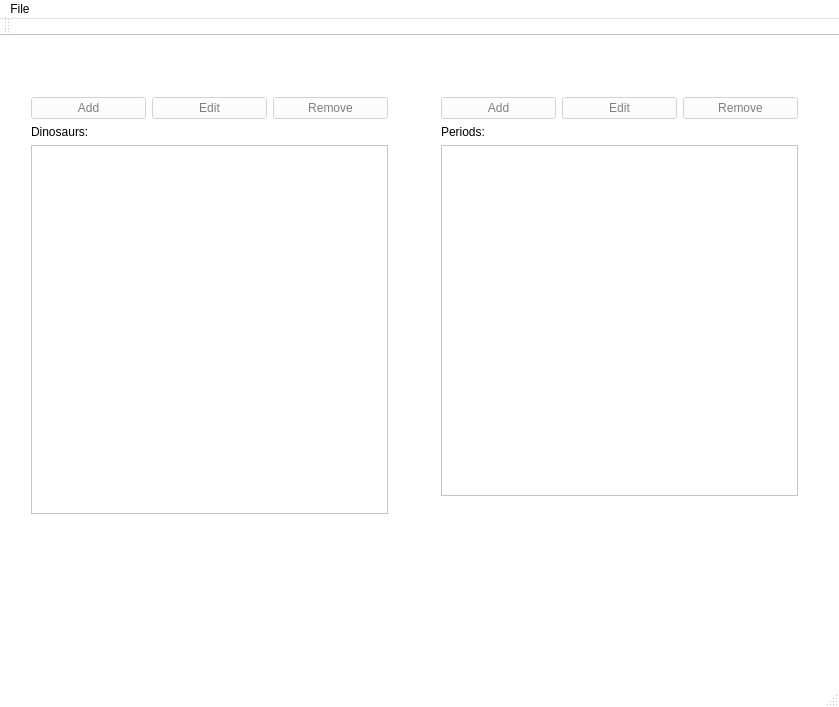
<?xml version="1.0" encoding="UTF-8"?>
<ui version="4.0">
 <class>MainWindow</class>
 <widget class="QMainWindow" name="MainWindow">
  <property name="geometry">
   <rect>
    <x>0</x>
    <y>0</y>
    <width>839</width>
    <height>707</height>
   </rect>
  </property>
  <property name="palette">
   <palette>
    <active>
     <colorrole role="WindowText">
      <brush brushstyle="SolidPattern">
       <color alpha="255">
        <red>0</red>
        <green>0</green>
        <blue>0</blue>
       </color>
      </brush>
     </colorrole>
     <colorrole role="Button">
      <brush brushstyle="SolidPattern">
       <color alpha="255">
        <red>255</red>
        <green>255</green>
        <blue>255</blue>
       </color>
      </brush>
     </colorrole>
     <colorrole role="Light">
      <brush brushstyle="SolidPattern">
       <color alpha="255">
        <red>255</red>
        <green>255</green>
        <blue>255</blue>
       </color>
      </brush>
     </colorrole>
     <colorrole role="Midlight">
      <brush brushstyle="SolidPattern">
       <color alpha="255">
        <red>255</red>
        <green>255</green>
        <blue>255</blue>
       </color>
      </brush>
     </colorrole>
     <colorrole role="Dark">
      <brush brushstyle="SolidPattern">
       <color alpha="255">
        <red>127</red>
        <green>127</green>
        <blue>127</blue>
       </color>
      </brush>
     </colorrole>
     <colorrole role="Mid">
      <brush brushstyle="SolidPattern">
       <color alpha="255">
        <red>170</red>
        <green>170</green>
        <blue>170</blue>
       </color>
      </brush>
     </colorrole>
     <colorrole role="Text">
      <brush brushstyle="SolidPattern">
       <color alpha="255">
        <red>0</red>
        <green>0</green>
        <blue>0</blue>
       </color>
      </brush>
     </colorrole>
     <colorrole role="BrightText">
      <brush brushstyle="SolidPattern">
       <color alpha="255">
        <red>255</red>
        <green>255</green>
        <blue>255</blue>
       </color>
      </brush>
     </colorrole>
     <colorrole role="ButtonText">
      <brush brushstyle="SolidPattern">
       <color alpha="255">
        <red>0</red>
        <green>0</green>
        <blue>0</blue>
       </color>
      </brush>
     </colorrole>
     <colorrole role="Base">
      <brush brushstyle="SolidPattern">
       <color alpha="255">
        <red>255</red>
        <green>255</green>
        <blue>255</blue>
       </color>
      </brush>
     </colorrole>
     <colorrole role="Window">
      <brush brushstyle="SolidPattern">
       <color alpha="255">
        <red>255</red>
        <green>255</green>
        <blue>255</blue>
       </color>
      </brush>
     </colorrole>
     <colorrole role="Shadow">
      <brush brushstyle="SolidPattern">
       <color alpha="255">
        <red>0</red>
        <green>0</green>
        <blue>0</blue>
       </color>
      </brush>
     </colorrole>
     <colorrole role="AlternateBase">
      <brush brushstyle="SolidPattern">
       <color alpha="255">
        <red>255</red>
        <green>255</green>
        <blue>255</blue>
       </color>
      </brush>
     </colorrole>
     <colorrole role="ToolTipBase">
      <brush brushstyle="SolidPattern">
       <color alpha="255">
        <red>255</red>
        <green>255</green>
        <blue>220</blue>
       </color>
      </brush>
     </colorrole>
     <colorrole role="ToolTipText">
      <brush brushstyle="SolidPattern">
       <color alpha="255">
        <red>0</red>
        <green>0</green>
        <blue>0</blue>
       </color>
      </brush>
     </colorrole>
    </active>
    <inactive>
     <colorrole role="WindowText">
      <brush brushstyle="SolidPattern">
       <color alpha="255">
        <red>0</red>
        <green>0</green>
        <blue>0</blue>
       </color>
      </brush>
     </colorrole>
     <colorrole role="Button">
      <brush brushstyle="SolidPattern">
       <color alpha="255">
        <red>255</red>
        <green>255</green>
        <blue>255</blue>
       </color>
      </brush>
     </colorrole>
     <colorrole role="Light">
      <brush brushstyle="SolidPattern">
       <color alpha="255">
        <red>255</red>
        <green>255</green>
        <blue>255</blue>
       </color>
      </brush>
     </colorrole>
     <colorrole role="Midlight">
      <brush brushstyle="SolidPattern">
       <color alpha="255">
        <red>255</red>
        <green>255</green>
        <blue>255</blue>
       </color>
      </brush>
     </colorrole>
     <colorrole role="Dark">
      <brush brushstyle="SolidPattern">
       <color alpha="255">
        <red>127</red>
        <green>127</green>
        <blue>127</blue>
       </color>
      </brush>
     </colorrole>
     <colorrole role="Mid">
      <brush brushstyle="SolidPattern">
       <color alpha="255">
        <red>170</red>
        <green>170</green>
        <blue>170</blue>
       </color>
      </brush>
     </colorrole>
     <colorrole role="Text">
      <brush brushstyle="SolidPattern">
       <color alpha="255">
        <red>0</red>
        <green>0</green>
        <blue>0</blue>
       </color>
      </brush>
     </colorrole>
     <colorrole role="BrightText">
      <brush brushstyle="SolidPattern">
       <color alpha="255">
        <red>255</red>
        <green>255</green>
        <blue>255</blue>
       </color>
      </brush>
     </colorrole>
     <colorrole role="ButtonText">
      <brush brushstyle="SolidPattern">
       <color alpha="255">
        <red>0</red>
        <green>0</green>
        <blue>0</blue>
       </color>
      </brush>
     </colorrole>
     <colorrole role="Base">
      <brush brushstyle="SolidPattern">
       <color alpha="255">
        <red>255</red>
        <green>255</green>
        <blue>255</blue>
       </color>
      </brush>
     </colorrole>
     <colorrole role="Window">
      <brush brushstyle="SolidPattern">
       <color alpha="255">
        <red>255</red>
        <green>255</green>
        <blue>255</blue>
       </color>
      </brush>
     </colorrole>
     <colorrole role="Shadow">
      <brush brushstyle="SolidPattern">
       <color alpha="255">
        <red>0</red>
        <green>0</green>
        <blue>0</blue>
       </color>
      </brush>
     </colorrole>
     <colorrole role="AlternateBase">
      <brush brushstyle="SolidPattern">
       <color alpha="255">
        <red>255</red>
        <green>255</green>
        <blue>255</blue>
       </color>
      </brush>
     </colorrole>
     <colorrole role="ToolTipBase">
      <brush brushstyle="SolidPattern">
       <color alpha="255">
        <red>255</red>
        <green>255</green>
        <blue>220</blue>
       </color>
      </brush>
     </colorrole>
     <colorrole role="ToolTipText">
      <brush brushstyle="SolidPattern">
       <color alpha="255">
        <red>0</red>
        <green>0</green>
        <blue>0</blue>
       </color>
      </brush>
     </colorrole>
    </inactive>
    <disabled>
     <colorrole role="WindowText">
      <brush brushstyle="SolidPattern">
       <color alpha="255">
        <red>127</red>
        <green>127</green>
        <blue>127</blue>
       </color>
      </brush>
     </colorrole>
     <colorrole role="Button">
      <brush brushstyle="SolidPattern">
       <color alpha="255">
        <red>255</red>
        <green>255</green>
        <blue>255</blue>
       </color>
      </brush>
     </colorrole>
     <colorrole role="Light">
      <brush brushstyle="SolidPattern">
       <color alpha="255">
        <red>255</red>
        <green>255</green>
        <blue>255</blue>
       </color>
      </brush>
     </colorrole>
     <colorrole role="Midlight">
      <brush brushstyle="SolidPattern">
       <color alpha="255">
        <red>255</red>
        <green>255</green>
        <blue>255</blue>
       </color>
      </brush>
     </colorrole>
     <colorrole role="Dark">
      <brush brushstyle="SolidPattern">
       <color alpha="255">
        <red>127</red>
        <green>127</green>
        <blue>127</blue>
       </color>
      </brush>
     </colorrole>
     <colorrole role="Mid">
      <brush brushstyle="SolidPattern">
       <color alpha="255">
        <red>170</red>
        <green>170</green>
        <blue>170</blue>
       </color>
      </brush>
     </colorrole>
     <colorrole role="Text">
      <brush brushstyle="SolidPattern">
       <color alpha="255">
        <red>127</red>
        <green>127</green>
        <blue>127</blue>
       </color>
      </brush>
     </colorrole>
     <colorrole role="BrightText">
      <brush brushstyle="SolidPattern">
       <color alpha="255">
        <red>255</red>
        <green>255</green>
        <blue>255</blue>
       </color>
      </brush>
     </colorrole>
     <colorrole role="ButtonText">
      <brush brushstyle="SolidPattern">
       <color alpha="255">
        <red>127</red>
        <green>127</green>
        <blue>127</blue>
       </color>
      </brush>
     </colorrole>
     <colorrole role="Base">
      <brush brushstyle="SolidPattern">
       <color alpha="255">
        <red>255</red>
        <green>255</green>
        <blue>255</blue>
       </color>
      </brush>
     </colorrole>
     <colorrole role="Window">
      <brush brushstyle="SolidPattern">
       <color alpha="255">
        <red>255</red>
        <green>255</green>
        <blue>255</blue>
       </color>
      </brush>
     </colorrole>
     <colorrole role="Shadow">
      <brush brushstyle="SolidPattern">
       <color alpha="255">
        <red>0</red>
        <green>0</green>
        <blue>0</blue>
       </color>
      </brush>
     </colorrole>
     <colorrole role="AlternateBase">
      <brush brushstyle="SolidPattern">
       <color alpha="255">
        <red>255</red>
        <green>255</green>
        <blue>255</blue>
       </color>
      </brush>
     </colorrole>
     <colorrole role="ToolTipBase">
      <brush brushstyle="SolidPattern">
       <color alpha="255">
        <red>255</red>
        <green>255</green>
        <blue>220</blue>
       </color>
      </brush>
     </colorrole>
     <colorrole role="ToolTipText">
      <brush brushstyle="SolidPattern">
       <color alpha="255">
        <red>0</red>
        <green>0</green>
        <blue>0</blue>
       </color>
      </brush>
     </colorrole>
    </disabled>
   </palette>
  </property>
  <property name="windowTitle">
   <string>Lab9</string>
  </property>
  <widget class="QWidget" name="centralWidget">
   <widget class="QWidget" name="verticalLayoutWidget_4">
    <property name="geometry">
     <rect>
      <x>430</x>
      <y>50</y>
      <width>379</width>
      <height>539</height>
     </rect>
    </property>
    <layout class="QVBoxLayout" name="verticalLayout_p" stretch="0,0,5,0">
     <property name="spacing">
      <number>6</number>
     </property>
     <item>
      <layout class="QHBoxLayout" name="horizontalLayout_2">
       <item>
        <widget class="QPushButton" name="add2">
         <property name="enabled">
          <bool>false</bool>
         </property>
         <property name="text">
          <string>Add</string>
         </property>
        </widget>
       </item>
       <item>
        <widget class="QPushButton" name="edit2">
         <property name="enabled">
          <bool>false</bool>
         </property>
         <property name="text">
          <string>Edit</string>
         </property>
        </widget>
       </item>
       <item>
        <widget class="QPushButton" name="remove2">
         <property name="enabled">
          <bool>false</bool>
         </property>
         <property name="text">
          <string>Remove</string>
         </property>
        </widget>
       </item>
      </layout>
     </item>
     <item>
      <widget class="QLabel" name="objects2">
       <property name="text">
        <string>Periods:</string>
       </property>
      </widget>
     </item>
     <item>
      <widget class="QListWidget" name="listWidget2"/>
     </item>
     <item>
      <layout class="QVBoxLayout" name="verticalLayout_5" stretch="0,0">
       <item>
        <widget class="QLabel" name="lselected_2">
         <property name="enabled">
          <bool>true</bool>
         </property>
         <property name="text">
          <string/>
         </property>
        </widget>
       </item>
       <item>
        <layout class="QHBoxLayout" name="horizontalLayout_4" stretch="3,9">
         <property name="sizeConstraint">
          <enum>QLayout::SetFixedSize</enum>
         </property>
         <item>
          <layout class="QVBoxLayout" name="verticalLayout_4">
           <property name="sizeConstraint">
            <enum>QLayout::SetFixedSize</enum>
           </property>
           <item>
            <widget class="QLabel" name="lplname">
             <property name="enabled">
              <bool>true</bool>
             </property>
             <property name="text">
              <string/>
             </property>
            </widget>
           </item>
           <item>
            <widget class="QLabel" name="lpltime">
             <property name="enabled">
              <bool>true</bool>
             </property>
             <property name="text">
              <string/>
             </property>
            </widget>
           </item>
           <item>
            <spacer name="verticalSpacer">
             <property name="orientation">
              <enum>Qt::Vertical</enum>
             </property>
             <property name="sizeHint" stdset="0">
              <size>
               <width>20</width>
               <height>58</height>
              </size>
             </property>
            </spacer>
           </item>
          </layout>
         </item>
         <item>
          <layout class="QVBoxLayout" name="verticalLayout_7">
           <property name="sizeConstraint">
            <enum>QLayout::SetFixedSize</enum>
           </property>
           <item>
            <widget class="QLabel" name="lpname">
             <property name="font">
              <font>
               <family>Ubuntu</family>
               <weight>75</weight>
               <bold>true</bold>
              </font>
             </property>
             <property name="text">
              <string/>
             </property>
            </widget>
           </item>
           <item>
            <widget class="QLabel" name="lptime">
             <property name="font">
              <font>
               <family>Ubuntu</family>
               <weight>75</weight>
               <bold>true</bold>
              </font>
             </property>
             <property name="text">
              <string/>
             </property>
            </widget>
           </item>
           <item>
            <spacer name="verticalSpacer_2">
             <property name="orientation">
              <enum>Qt::Vertical</enum>
             </property>
             <property name="sizeHint" stdset="0">
              <size>
               <width>20</width>
               <height>58</height>
              </size>
             </property>
            </spacer>
           </item>
          </layout>
         </item>
        </layout>
       </item>
      </layout>
     </item>
    </layout>
   </widget>
   <widget class="QWidget" name="verticalLayoutWidget_3">
    <property name="geometry">
     <rect>
      <x>20</x>
      <y>50</y>
      <width>379</width>
      <height>539</height>
     </rect>
    </property>
    <layout class="QVBoxLayout" name="verticalLayout_d">
     <item>
      <layout class="QHBoxLayout" name="horizontalLayout">
       <item>
        <widget class="QPushButton" name="add">
         <property name="enabled">
          <bool>false</bool>
         </property>
         <property name="text">
          <string>Add</string>
         </property>
        </widget>
       </item>
       <item>
        <widget class="QPushButton" name="edit">
         <property name="enabled">
          <bool>false</bool>
         </property>
         <property name="text">
          <string>Edit</string>
         </property>
        </widget>
       </item>
       <item>
        <widget class="QPushButton" name="remove">
         <property name="enabled">
          <bool>false</bool>
         </property>
         <property name="text">
          <string>Remove</string>
         </property>
        </widget>
       </item>
      </layout>
     </item>
     <item>
      <widget class="QLabel" name="objects">
       <property name="text">
        <string>Dinosaurs:</string>
       </property>
      </widget>
     </item>
     <item>
      <widget class="QListWidget" name="listWidget"/>
     </item>
     <item>
      <layout class="QVBoxLayout" name="verticalLayout_2" stretch="0,0">
       <item>
        <widget class="QLabel" name="lselected">
         <property name="enabled">
          <bool>true</bool>
         </property>
         <property name="text">
          <string/>
         </property>
        </widget>
       </item>
       <item>
        <layout class="QHBoxLayout" name="horizontalLayout_3" stretch="3,9">
         <property name="sizeConstraint">
          <enum>QLayout::SetFixedSize</enum>
         </property>
         <item>
          <layout class="QVBoxLayout" name="verticalLayout">
           <property name="sizeConstraint">
            <enum>QLayout::SetFixedSize</enum>
           </property>
           <item>
            <widget class="QLabel" name="ldlname">
             <property name="enabled">
              <bool>true</bool>
             </property>
             <property name="text">
              <string/>
             </property>
            </widget>
           </item>
           <item>
            <widget class="QLabel" name="ldlfam">
             <property name="enabled">
              <bool>true</bool>
             </property>
             <property name="text">
              <string/>
             </property>
            </widget>
           </item>
           <item>
            <widget class="QLabel" name="ldldisc">
             <property name="enabled">
              <bool>true</bool>
             </property>
             <property name="text">
              <string/>
             </property>
            </widget>
           </item>
           <item>
            <widget class="QLabel" name="ldlmass">
             <property name="enabled">
              <bool>true</bool>
             </property>
             <property name="text">
              <string/>
             </property>
            </widget>
           </item>
          </layout>
         </item>
         <item>
          <layout class="QVBoxLayout" name="verticalLayout_3">
           <property name="sizeConstraint">
            <enum>QLayout::SetFixedSize</enum>
           </property>
           <item>
            <widget class="QLabel" name="ldname">
             <property name="font">
              <font>
               <weight>75</weight>
               <bold>true</bold>
              </font>
             </property>
             <property name="text">
              <string/>
             </property>
            </widget>
           </item>
           <item>
            <widget class="QLabel" name="ldfam">
             <property name="font">
              <font>
               <weight>75</weight>
               <bold>true</bold>
              </font>
             </property>
             <property name="text">
              <string/>
             </property>
            </widget>
           </item>
           <item>
            <widget class="QLabel" name="lddisc">
             <property name="font">
              <font>
               <weight>75</weight>
               <bold>true</bold>
              </font>
             </property>
             <property name="text">
              <string/>
             </property>
            </widget>
           </item>
           <item>
            <widget class="QLabel" name="ldmass">
             <property name="font">
              <font>
               <weight>75</weight>
               <bold>true</bold>
              </font>
             </property>
             <property name="text">
              <string/>
             </property>
            </widget>
           </item>
          </layout>
         </item>
        </layout>
       </item>
      </layout>
     </item>
    </layout>
   </widget>
  </widget>
  <widget class="QMenuBar" name="menuBar">
   <property name="geometry">
    <rect>
     <x>0</x>
     <y>0</y>
     <width>839</width>
     <height>22</height>
    </rect>
   </property>
   <widget class="QMenu" name="menuFile">
    <property name="title">
     <string>File</string>
    </property>
    <addaction name="actionOption2"/>
    <addaction name="separator"/>
    <addaction name="actionExit"/>
   </widget>
   <addaction name="menuFile"/>
  </widget>
  <widget class="QToolBar" name="mainToolBar">
   <attribute name="toolBarArea">
    <enum>TopToolBarArea</enum>
   </attribute>
   <attribute name="toolBarBreak">
    <bool>false</bool>
   </attribute>
  </widget>
  <widget class="QStatusBar" name="statusBar"/>
  <action name="actionOption1">
   <property name="text">
    <string>New storage...</string>
   </property>
   <property name="shortcut">
    <string>Ctrl+N</string>
   </property>
  </action>
  <action name="actionOption2">
   <property name="text">
    <string>Open and login</string>
   </property>
   <property name="shortcut">
    <string>Ctrl+O</string>
   </property>
  </action>
  <action name="actionExit">
   <property name="text">
    <string>Exit</string>
   </property>
   <property name="shortcut">
    <string>Ctrl+Q</string>
   </property>
  </action>
 </widget>
 <layoutdefault spacing="6" margin="11"/>
 <resources/>
 <connections/>
</ui>
